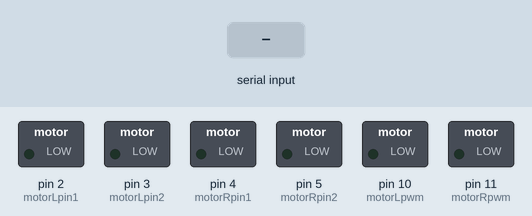
The sketch below on a simulated Arduino Uno, built with avr-gcc and run on an emulated ATmega328P. Parts: switched loads named in the sketch (green lamp = pin HIGH). The test bench sets the inputs (shaded band).

Above: at 1.2 s.
1.3 s: "n" received over Serial
At 2.3 s:
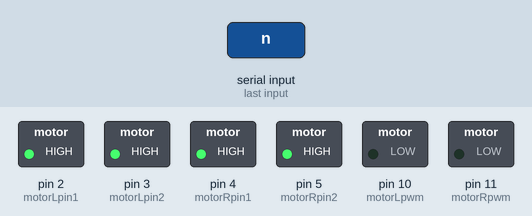
2.8 s: "F" received over Serial
At 3.4 s:
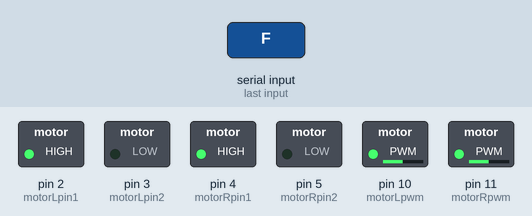
4.3 s: "R" received over Serial
At 4.6 s:
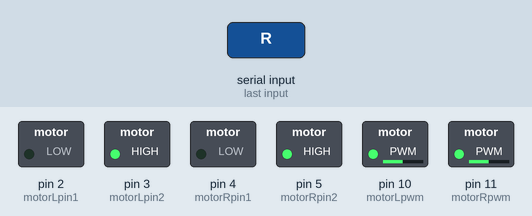
5.8 s: "TL" received over Serial
At 7.0 s:
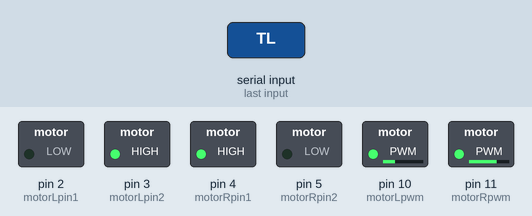
7.3 s: "TR" received over Serial
At 8.2 s:
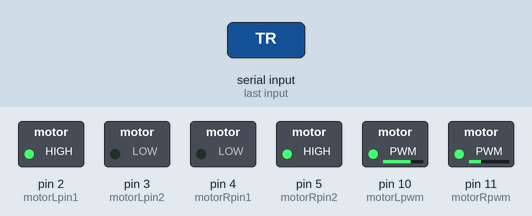
Timing chart, 0 to 9.8 s (numbered marks = the images above; inputs shaded):
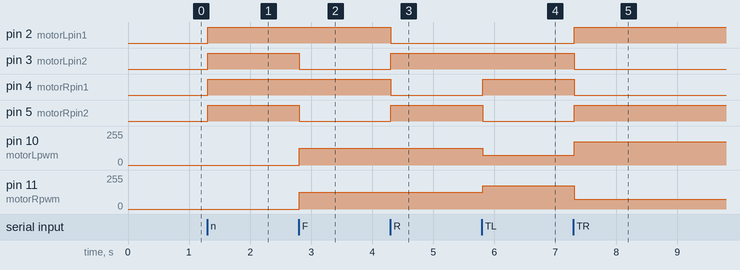

Measured:
- after the input at 1.3 s, pin 2 (motorLpin1), pin 3 (motorLpin2), pin 4 (motorRpin1), pin 5 (motorRpin2): LOW → HIGH at once
- after the input at 2.8 s, pin 3 (motorLpin2), pin 5 (motorRpin2): HIGH → LOW at once; pin 10 (motorLpwm), pin 11 (motorRpwm): 0/255 → 125/255 at once
- after the input at 4.3 s, pin 2 (motorLpin1), pin 4 (motorRpin1): HIGH → LOW at once; pin 3 (motorLpin2), pin 5 (motorRpin2): LOW → HIGH at once
- after the input at 5.8 s, pin 4 (motorRpin1): LOW → HIGH at once; pin 5 (motorRpin2): HIGH → LOW at once; pin 10 (motorLpwm): 125/255 → 75/255 at once; pin 11 (motorRpwm): 125/255 → 175/255 at once
- after the input at 7.3 s, pin 2 (motorLpin1), pin 5 (motorRpin2): LOW → HIGH at once; pin 3 (motorLpin2), pin 4 (motorRpin1): HIGH → LOW at once; pin 10 (motorLpwm): 75/255 → 175/255 at once; pin 11 (motorRpwm): 175/255 → 75/255 at once

The sketch:

dc_motor_2.ino
```cpp
int motorLpin1=2;
int motorLpin2=3;
int motorRpin1=4;
int motorRpin2=5;
int motorLpwm=10;
int motorRpwm=11;

int motorSpeed=125;
int turn=50;

void setup() {
  Serial.begin(9600);
  Serial.flush();
  pinMode(motorLpin1,OUTPUT);
  pinMode(motorLpin2,OUTPUT);
  pinMode(motorRpin1,OUTPUT);
  pinMode(motorRpin2,OUTPUT);
  pinMode(motorLpwm,OUTPUT);
  pinMode(motorRpwm,OUTPUT);
}

void loop() {
  String input="";
  while(Serial.available()){
    input+=(char)Serial.read();
    delay(5);
  }

  if(input=="n"){
    stp();
  }
  else if(input=="F"){
    fwd();
  }
  else if(input=="R"){
    rev();
  }
  else if(input.indexOf("TL")>-1){
    lft();
  }
  else if(input.indexOf("TR")>-1){
    rght();
  }
  else if(input!=""){
    motorSpeed=input.toInt();
  }
}

void fwd(){
  analogWrite(motorLpwm,motorSpeed);
  analogWrite(motorRpwm,motorSpeed);
  digitalWrite(motorLpin1,1);
  digitalWrite(motorLpin2,0);
  digitalWrite(motorRpin1,1);
  digitalWrite(motorRpin2,0);
}

void rev(){
  analogWrite(motorLpwm,motorSpeed);
  analogWrite(motorRpwm,motorSpeed);
  digitalWrite(motorLpin1,0);
  digitalWrite(motorLpin2,1);
  digitalWrite(motorRpin1,0);
  digitalWrite(motorRpin2,1);
}

void lft(){
  analogWrite(motorLpwm,motorSpeed-turn);
  analogWrite(motorRpwm,motorSpeed+turn);
  digitalWrite(motorLpin1,0);
  digitalWrite(motorLpin2,1);
  digitalWrite(motorRpin1,1);
  digitalWrite(motorRpin2,0);
}

void rght(){
  analogWrite(motorLpwm,motorSpeed+turn);
  analogWrite(motorRpwm,motorSpeed-turn);
  digitalWrite(motorLpin1,1);
  digitalWrite(motorLpin2,0);
  digitalWrite(motorRpin1,0);
  digitalWrite(motorRpin2,1);
}

void stp(){
  analogWrite(motorLpwm,0);
  analogWrite(motorRpwm,0);
  digitalWrite(motorLpin1,1);
  digitalWrite(motorLpin2,1);
  digitalWrite(motorRpin1,1);
  digitalWrite(motorRpin2,1);
}
```
